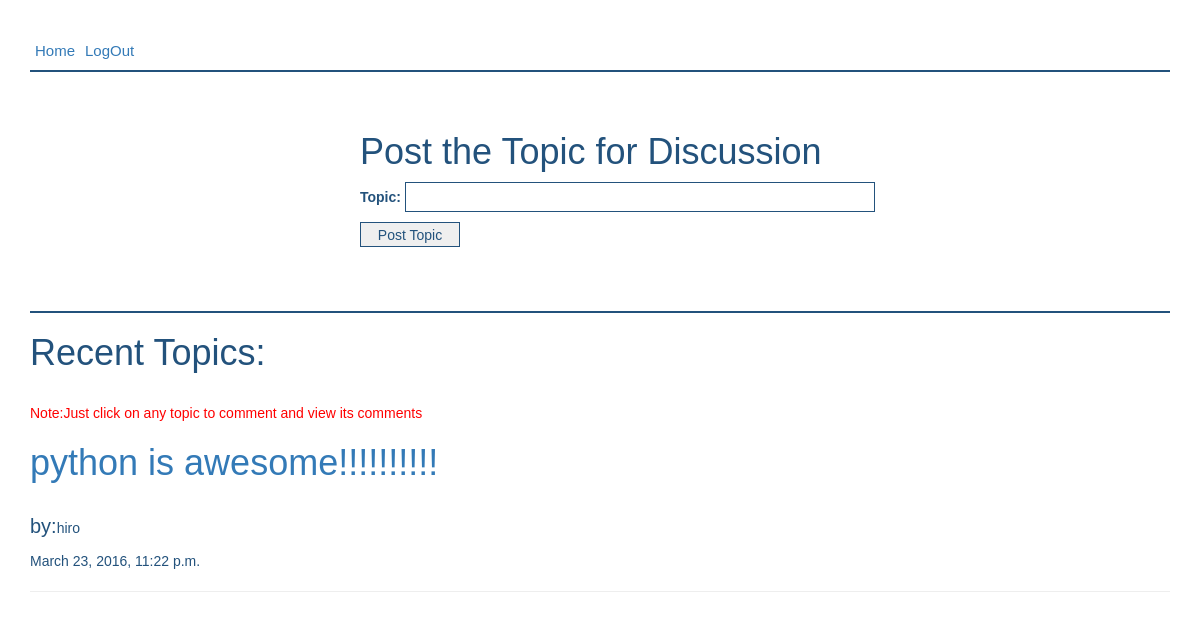
Before: /postTopic/ (signed in) with the older database file.
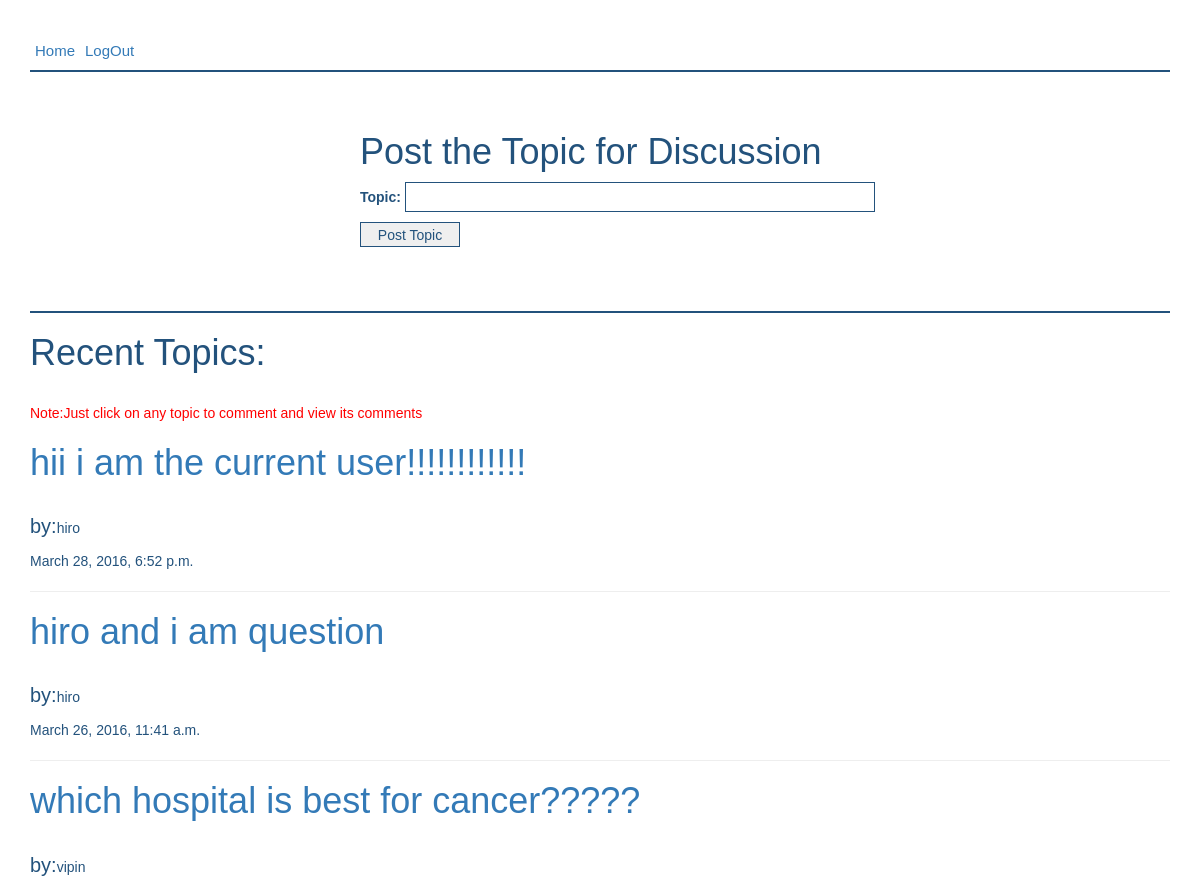
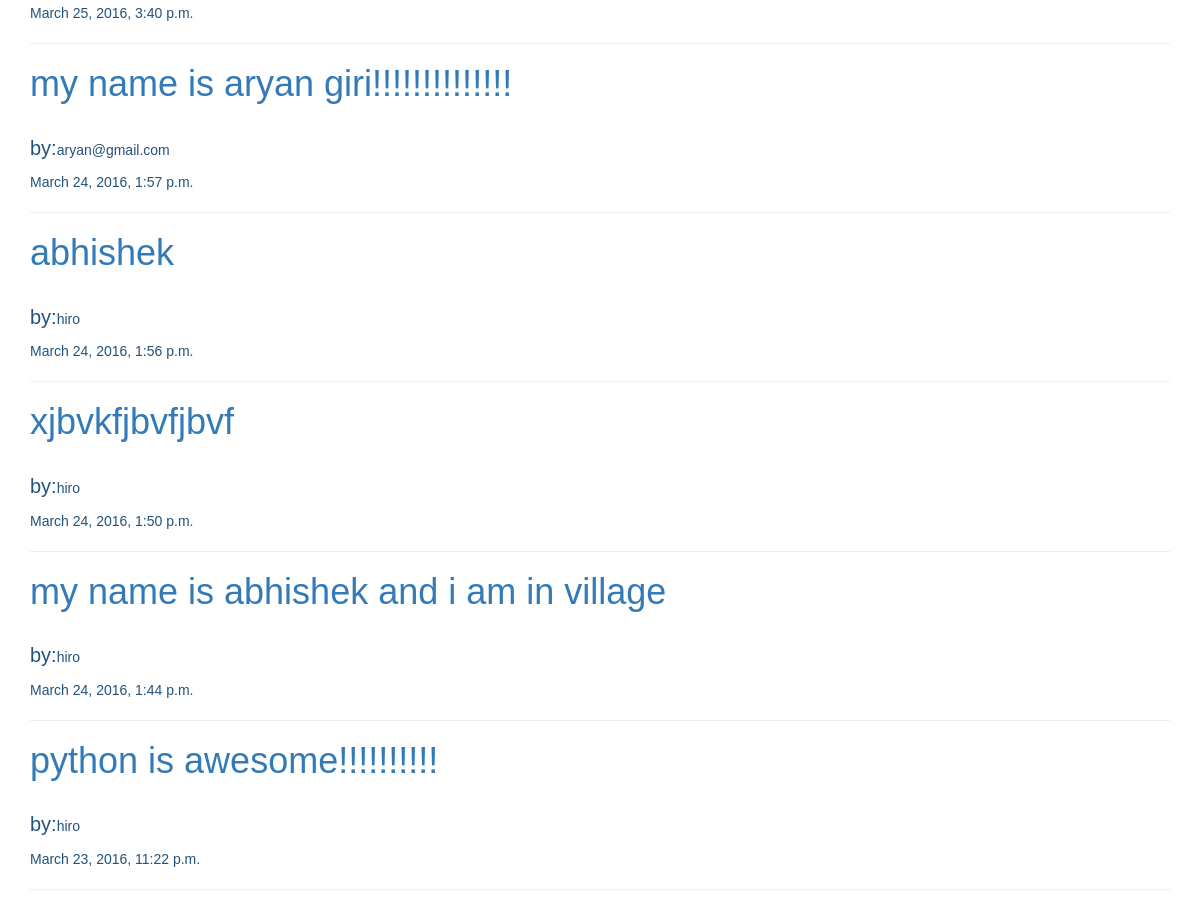
After: the same page with the newer database file (2 pictures, top to bottom).
### app/models.py (models this page shows, shortened)
class DiscussionTopic(models.Model):
    user = models.ForeignKey('UserInfo')     #user of the post just linking both the tables together
    topicText = models.TextField(max_length = 1000)
    timeStamp = models.DateTimeField()

class UserInfo(models.Model):
    fname = models.CharField(max_length = 200)
    lname = models.CharField(max_length = 200)
    username = models.CharField(max_length = 200,unique = True)
    password = models.CharField(max_length = 10)

### app/views.py (the view)
    def wrapper(request,*args,**kwargs):
        if 'uid' not in request.session.keys():
            return redirect('login')
        return func(request,*args,**kwargs)

### app/forms.py
class PostTopic(forms.ModelForm):
    topicText = forms.CharField(label = 'Topic')
    class Meta:
        model = DiscussionTopic
        fields = ('topicText',)

### app/views.py (called while the page is built)
def login_required(func):
    def wrapper(request,*args,**kwargs):
        if 'uid' not in request.session.keys():
            return redirect('login')
        return func(request,*args,**kwargs)
    return wrapper

@login_required
def postTopic(request):
    if request.method == 'POST':
        form = PostTopic(request.POST)
        if form.is_valid():
            post = form.save(commit = False)
            user = UserInfo.objects.get(username = request.session['username'])
            post.user = user
            post.topicText = request.POST['topicText']
            post.timeStamp = datetime.datetime.now() #change the time according to country
            post.save()
            return redirect('postTopic')
    else:
        form  = PostTopic()
        topics = DiscussionTopic.objects.all().order_by('-timeStamp');
    return render(request,'postTopic.html',{'form':form,'topics':topics})

### app/templates/postTopic.html
{% extends 'base.html' %}
{% block content %}
    <div class='postTopicSec'>
    <h1>Post the Topic for Discussion</h1>
    <form method = 'POST' class='postTopicForm'>{% csrf_token %}
        {{ form.as_p }}
    <input type='submit' id='subTopic' name='sub' value='Post Topic' />
    </form>
    </div>
    <h1>Recent Topics:</h1><br/>
    <p style='color:red'>Note:Just click on any topic to comment and view its comments</p>
    {% for topic in topics %}
        <h1><a href = "/topicDetails/{{ topic.id }}">{{ topic.topicText }}</a></h1><br/>
        <p><span id='byClass'>by:</span>{{ topic.user.username }}</p>
        {{ topic.timeStamp }}
        <hr/>
    {% endfor %}
{% endblock %}

Changed rows visible on the page:
added DiscussionTopic: topicText "hii i am the current user!!!!!!!!!!!!", user.username "hiro", timeStamp "March 28, 2016, 6:52 p.m."
added DiscussionTopic: topicText "hiro and i am question", user.username "hiro", timeStamp "March 26, 2016, 11:41 a.m."
added DiscussionTopic: topicText "which hospital is best for cancer?????", user.username "vipin", timeStamp "March 25, 2016, 3:40 p.m."
added DiscussionTopic: topicText "my name is aryan giri!!!!!!!!!!!!!!", user.username "aryan@gmail.com", timeStamp "March 24, 2016, 1:57 p.m."
added DiscussionTopic: topicText "abhishek", user.username "hiro", timeStamp "March 24, 2016, 1:56 p.m."
added DiscussionTopic: topicText "xjbvkfjbvfjbvf", user.username "hiro", timeStamp "March 24, 2016, 1:50 p.m."
added DiscussionTopic: topicText "my name is abhishek and i am in village", user.username "hiro", timeStamp "March 24, 2016, 1:44 p.m."
